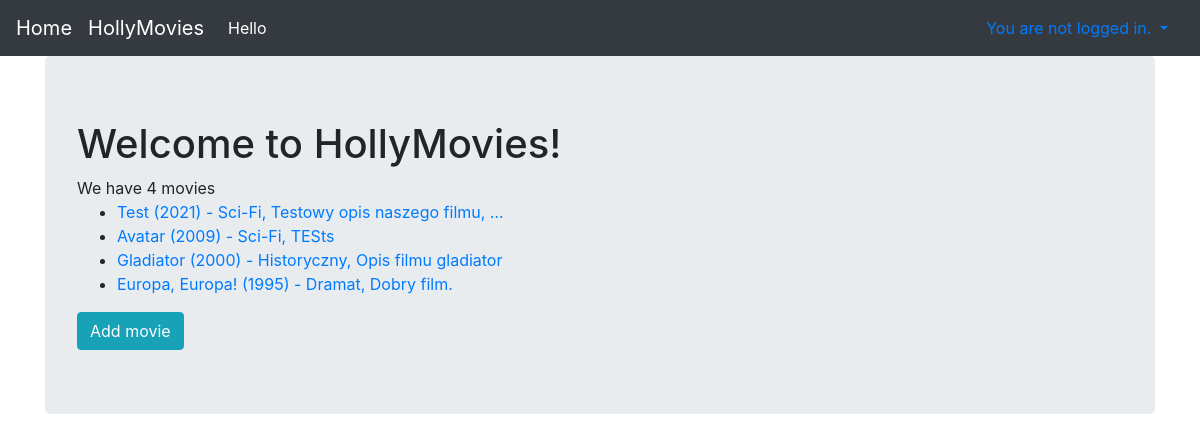
/viewer/movie/, run on an earlier commit of the app's database.
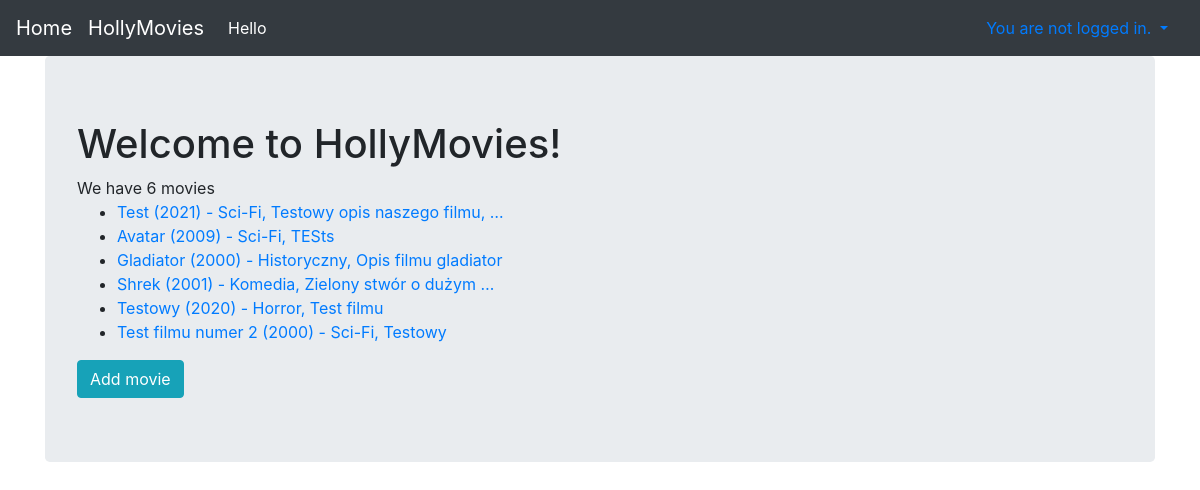
And on a later commit of the database.
### viewer/models.py (models this page shows, shortened)
class Movie(Model):
    title = CharField(max_length=170)
    genre = ForeignKey(Genre, on_delete=DO_NOTHING)
    rating = IntegerField()
    released = DateField()
    description = TextField()
    image = ImageField(null=True, blank=True,
                       upload_to=get_upload_path,
                       validators=[
                           FileExtensionValidator(
                               allowed_extensions=['bmp', 'jpg', 'jpeg', 'jpe', 'gif', 'tif', 'tiff', 'png']
                           )]
                       )
    created = DateTimeField(auto_now_add=True)

class Genre(Model):
    name = CharField(max_length=128)

### viewer/views.py (the view)
# urls.py: path('movie/', MoviesView.as_view(), name="movie"),
class MoviesView(ListView):
    template_name = 'movies.html'
    model = Movie
    paginate_by = 200

### viewer/templates/movies.html (shortened to what this page needs)
{% extends "base.html" %}
{% block content %}
  <h1>Welcome to HollyMovies!</h1>
  We have {{ object_list | length }} movie{{ object_list|length|pluralize:"s"}}
  <ul>
    {% for movie in object_list %}
    <li>
      <a href="{% url 'viewer:movie_details' movie.id %}">{{ movie.title }} ({{ movie.released.year }}) - {{ movie.genre.name }}, {{ movie.description | truncatewords:4 }}</a>
    </li>
    {% empty %}
    <h3>Nie ma nic do wyświetlenia!!!</h3>
    {% endfor %}
  </ul>
 <a href="{% url 'viewer:movie_create' %}" class="btn btn-info">Add movie</a>
{% endblock %}

### viewer/templates/base.html (shortened to what this page needs)
{% load static %}
<html {% if LANGUAGE_CODE %}lang="{{ LANGUAGE_CODE }}"{% endif %}>
<head>
  <link rel="stylesheet"  href="https://stackpath.bootstrapcdn.com/bootstrap/4.2.1/css/bootstrap.min.css">
</head>
<body>
{% include "navbar.html" %}
  <div class="container">
    <div class="jumbotron">
      {% block content %}{% endblock %}
    </div>
  </div>
</body>
</html>

### viewer/templates/navbar.html (shortened to what this page needs)
<nav class="navbar navbar-expand-lg navbar-dark bg-dark">
     <a class="navbar-brand" href="{% url 'index' %}">Home</a>
      <a class="navbar-brand" href="{% url 'viewer:movie' %}">HollyMovies</a>
      <div class="collapse navbar-collapse" id="navbarNavAltMarkup">
        <div class="navbar-nav">
          <a class="nav-item nav-link active" href="{% url 'hello' %}">Hello</a>
        </div>
      </div>
    {% if user.is_authenticated %}
    <a class="nav-link active dropdown-toggle" href="#" data-toggle="dropdown">
        {% if user.first_name %}Hello, {{ user.first_name }}!
        {% else %}Hello, {{ user.username }}!{% endif %}
    </a>
    <div class="dropdown-menu dropdown-menu-right">
        <a class="dropdown-item text-right" href="{% url 'accounts:logout' %}">Logout</a>
        <a class="dropdown-item text-right" href="{% url 'accounts:password_change' %}">Change password</a>
    </div>
    {% else %}
    <a class="nav-link active dropdown-toggle" href="#" data-toggle="dropdown">
        You are not logged in.
    </a>
    {% endif %}
 </nav>

What changed in the data, as far as the page shows it:
removed Movie: title "Europa, Europa!", released.year "1995", genre.name "Dramat", description "Dobry film."
added Movie: title "Shrek", released.year "2001", genre.name "Komedia", description "Zielony stwór o dużym …"
added Movie: title "Testowy", released.year "2020", genre.name "Horror", description "Test filmu"
added Movie: title "Test filmu numer 2", released.year "2000", genre.name "Sci-Fi", description "Testowy"
Also different on the page:
{{ object_list | length }}: "4" → "6"
